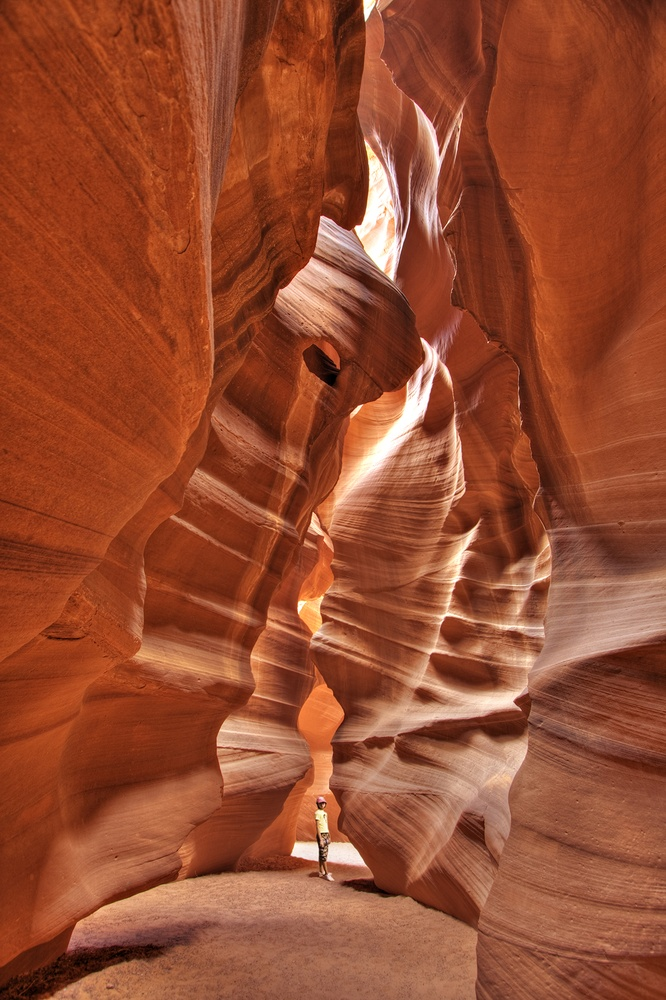
%> input picture images/antelope.jpg, 666 x 1000 px, shrunk from 1333 x 2000 before the run
$ octave --eval "result = energy_img('images/antelope.jpg');"   (GNU Octave 9; MATLAB toolbox functions it lacks are replaced by stand-ins)
%> lines starting %> are read from the running program, lines starting %| are printed output that depends on the picture
function energyImg = energy_img(im)
%> called with im = 'images/antelope.jpg'
  if isa(im, 'char') || isa(im, 'string')
    img = imread(im);
%> img is the input picture: size 1000x666x3 uint8; mean R, G, B 150.4, 75.1, 47
  elseif isa(im, 'uint8')
    img = im;
  else
    disp("boi you need to input in something valid");
  end

  image = imgaussfilt(img);
  grey_image = rgb2gray(image);
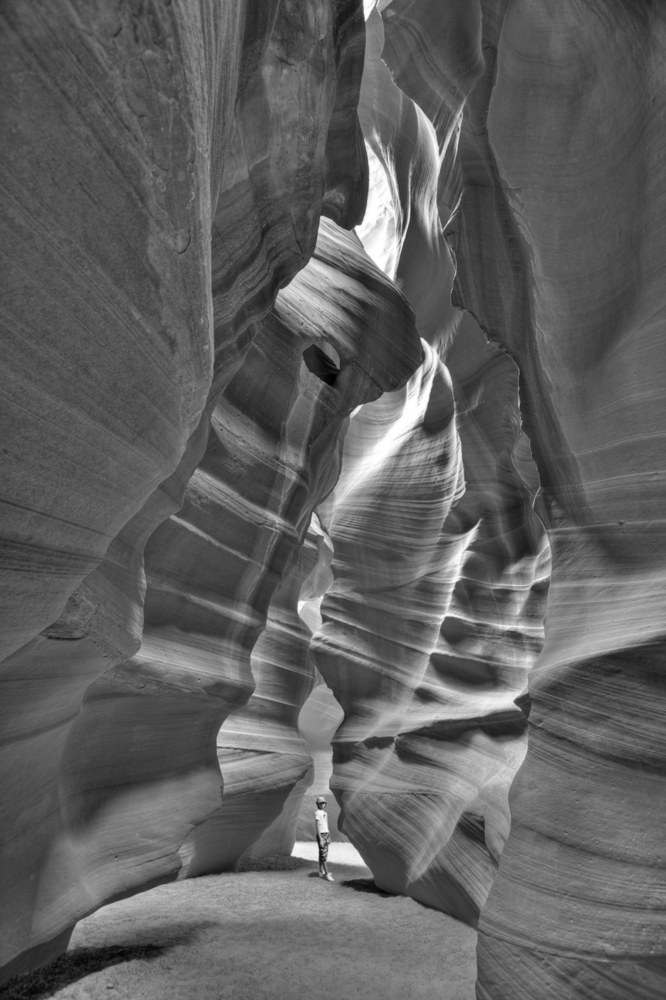
%> grey_image: size 1000x666 uint8; min 0, max 255, mean 94.4
  double_grey_image = double(grey_image);
  dx = fspecial('prewitt');
  dy = dx';
  ix = conv2(double_grey_image, dx, 'same');
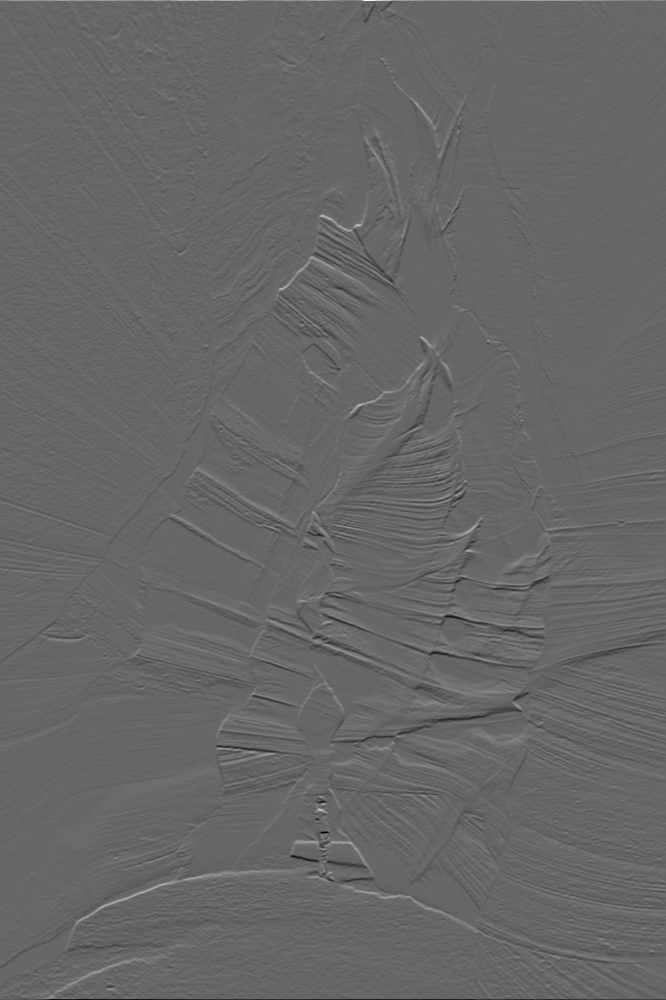
%> ix: size 1000x666 double; min -518, max 763, mean 0.1; drawn with min black and max white
  iy = conv2(double_grey_image, dy, 'same');
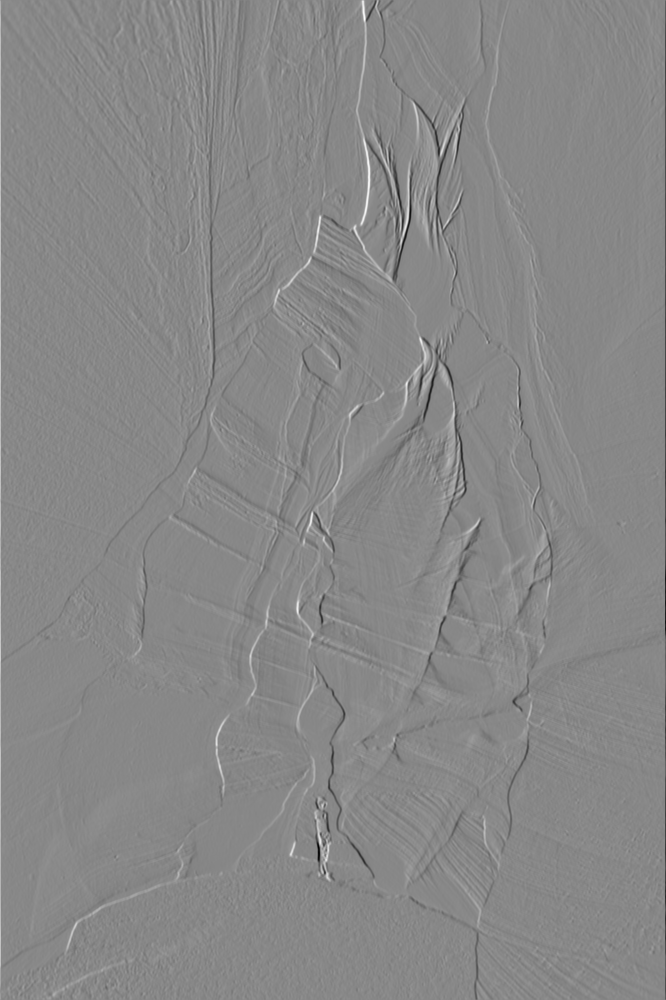
%> iy: size 1000x666 double; min -585, max 512, mean 0.1; drawn with min black and max white
  energyImg = abs(ix) + abs(iy);
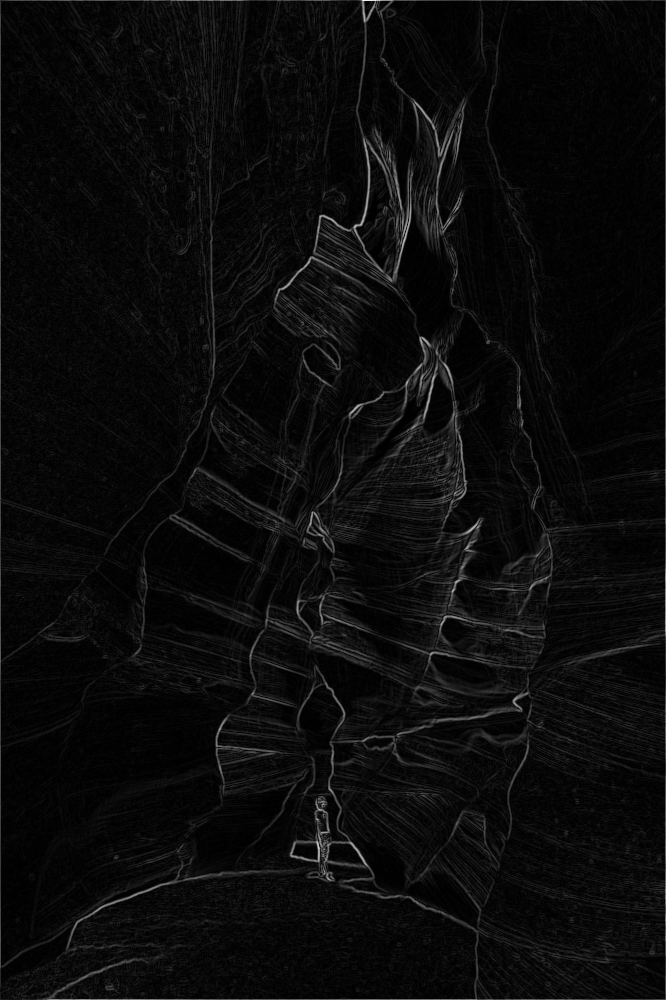
%> energyImg: size 1000x666 double; min 0, max 830, mean 37.9; drawn with min black and max white
  %imagesc(energyImg);
  %colormap gray;
end
